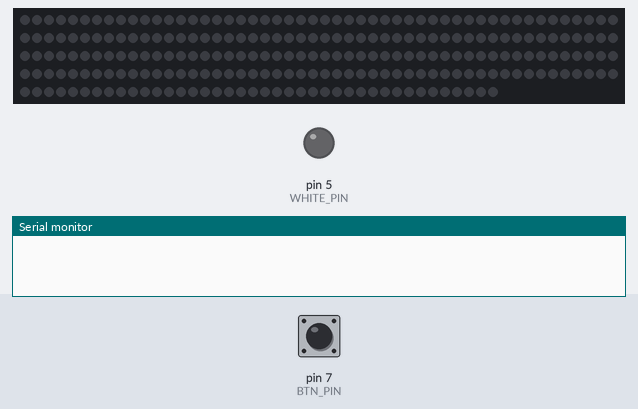
Simulated run of this sketch. Board: Arduino Uno, built with avr-gcc and run on an emulated ATmega328P. Shown: 240 RGB LEDs in strip order, left to right, continuing on the next row, output pins drawn as LEDs (lit = HIGH), the last lines printed to the serial monitor. Inputs (shaded band) come from the test bench; at power-on: pin 7 (BTN_PIN) HIGH. Random numbers use the default seed unless the sketch sets one.

Above: at 1.2 s.
1.3 s: pin 7 (BTN_PIN) pulled LOW for 0.15 s
2.0 s: pin 7 (BTN_PIN) pulled LOW for 1 s
3.6 s: pin 7 (BTN_PIN) pulled LOW for 0.15 s
At 3.92 s:
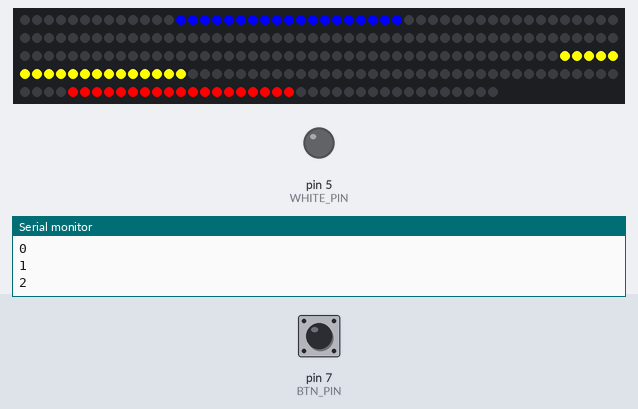
4.3 s: pin 7 (BTN_PIN) pulled LOW for 3.2 s
At 4.54 s:
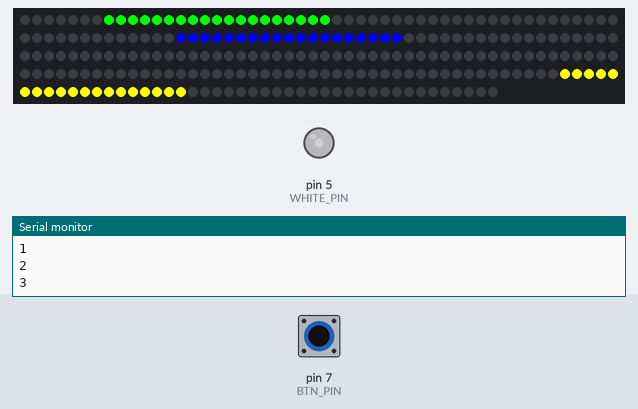
9.0 s: pin 7 (BTN_PIN) pulled LOW for 0.15 s
At 9.17 s:
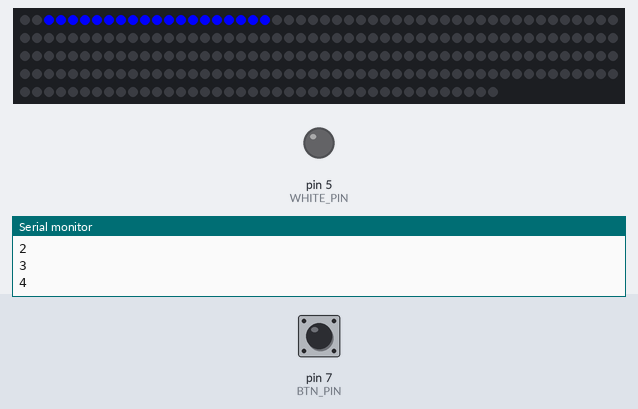
9.7 s: pin 7 (BTN_PIN) pulled LOW for 1 s
At 12.18 s:
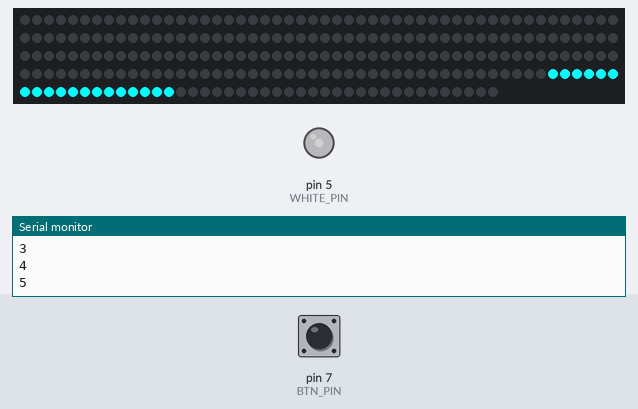
Timing chart, 0 to 12.3 s (numbered marks = the images above; inputs shaded):
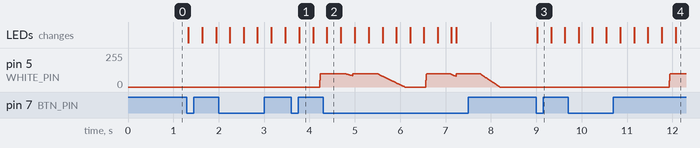

The sketch:

firework.ino
```cpp
#include <Adafruit_NeoPixel.h>


#define DATA_PIN 3 // pin pour neopixels
#define WHITE_PIN 5 // pin PWM commande leds blanches
#define BTN_PIN 7 // entrée bouton
#define NUMPIXELS 240 // nombre total de neopixels
#define MAX_WHITE 100 // 150 pour batterie 18v, 255 pour batterie 12v
//#define FPS 50 // on travaille en 50 images par seconde
#define LONGEUR_FIRE 20 // nombre de leds qui composent le feu

int slot = 0;
int anim[8]; // de anim[0] à anim[7]
int r[8]; // couleurs des différentes anims possibles
int g[8];
int b[8];

int white = 0; // puissance du blanc

unsigned long lastDebounceTime = 0;  // the last time the output pin was toggled
unsigned long debounceDelay = 10;    // the debounce time; increase if the output flickers
int lastButtonState = HIGH;
int buttonState;


Adafruit_NeoPixel pixels(NUMPIXELS, DATA_PIN, NEO_GRB + NEO_KHZ800);

void setup() {


  // initialise le tableau d'animations
  for (int i = 0; i < 8; i++)
  {
    anim[i] = 10000;
    r[i] = random(255);
    g[i] = random(255);
    b[i] = random(255);
  }

  // on en force quelques une pour avoir des chouettes couleurs (à peaufiner huhuh)
  r[0] = 255;
  g[0] = 0;
  b[0] = 0;

  r[1] = 255;
  g[1] = 255;
  b[1] = 0;

  r[2] = 0;
  g[2] = 0;
  b[2] = 255;

  r[3] = 0;
  g[3] = 255;
  b[3] = 0;

  r[4] = 0;
  g[4] = 0;
  b[4] = 255;

  r[5] = 0;
  g[5] = 255;
  b[5] = 255;

  pixels.begin();

  pinMode(BTN_PIN, INPUT_PULLUP);

  Serial.begin(9600);

}

void loop() {


  // gestion bouton
  int reading = digitalRead(BTN_PIN);

  // If the switch changed, due to noise or pressing:
  if (reading != lastButtonState) {
    // reset the debouncing timer
    lastDebounceTime = millis();
  }

  if ((millis() - lastDebounceTime) > debounceDelay) {
    // whatever the reading is at, it's been there for longer than the debounce
    // delay, so take it as the actual current state:

    // if the button state has changed:
    if (reading != buttonState) {
      buttonState = reading;

      // only toggle the LED if the new button state is HIGH
      if (buttonState == LOW) {
        {

          if (slot > 7)
          {
            slot = 0;
          }
          anim[slot] = 0;
          Serial.println(slot);
          slot ++;
        }
      }
    }
  }
  lastButtonState = reading;


  // boucle sur chaque anim
  for (int i = 0; i < 8; i++) {

    // incrémente de une frame chaque animation
    anim[i] ++;


    if (anim[i] > 10000)
    {
      anim[i] = 10000;
    }


    // etape un : la montée !
    if (anim[i] > 0 && anim[i] < 240)
    {
      // éteint la leds précédente
      pixels.setPixelColor(anim[i], pixels.Color(0, 0, 0));


      for (int f = 1; f < LONGEUR_FIRE; f++)
      {
        pixels.setPixelColor(anim[i] + f, pixels.Color(r[i], g[i], b[i]));
      }
    }

    // étape 2 extinction des leds de la montée
    if (anim[i] >= 240 && anim[i] < 260)
    {
      for (int f = 0; f < LONGEUR_FIRE + 1; f++)
      {
        pixels.setPixelColor(anim[i], pixels.Color(0, 0, 0));
      }
    }

    // étape 3, le boom !
    if (anim[i] >= 240 && anim[i] < 285)
    {
      //white = white + (map(anim[i], 260, 285, 0, MAX_WHITE) / 8);
      white = white + (MAX_WHITE / 2);
    }


    // étape 4, réduction du boom !
    if (anim[i] >= 280 && anim[i] < 400)
    {
      //white = white - (map(anim[i], 300, 500, 0, MAX_WHITE)/8);
      white = white - 1;
    }

    // étape 4, réduction du boom plus lent vers la fin
    if (anim[i] >= 400 && anim[i] < 900)
    {
      //white = white - (map(anim[i], 300, 500, 0, MAX_WHITE)/8);
      if (anim[i] % 3  == 0)
      {
        white = white - 1;
      }
    }


  }

  pixels.show();   // Send the updated pixel colors to the hardware.

  // limitation du white à ce que l'on permet en min et max
  if (white < 0)
  {
    white = 0;
  }

  if (white > MAX_WHITE)
  {
    white = MAX_WHITE;
  }
  analogWrite(WHITE_PIN, white);

  delay(2); // finalement plus simple que de faire le calcul en FPS (on fait à l'oeuil :-))

}
```

Measured:
- after the input at 9.0 s, the LEDs: change at once (image 3)
